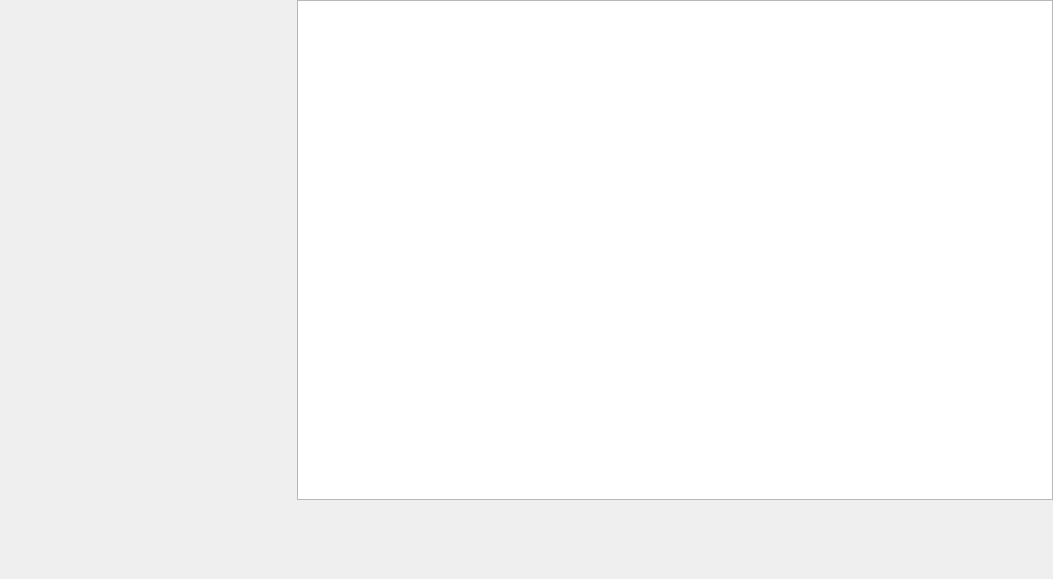
<?xml version="1.0" encoding="UTF-8"?>
<ui version="4.0">
 <class>Q_Ericsson_Air_3268_B42_Cal_RX_RF_VGA_Widget</class>
 <widget class="QWidget" name="Q_Ericsson_Air_3268_B42_Cal_RX_RF_VGA_Widget">
  <property name="geometry">
   <rect>
    <x>0</x>
    <y>0</y>
    <width>1053</width>
    <height>579</height>
   </rect>
  </property>
  <property name="windowTitle">
   <string>Form</string>
  </property>
  <layout class="QVBoxLayout" name="verticalLayout" stretch="1">
   <property name="spacing">
    <number>0</number>
   </property>
   <property name="leftMargin">
    <number>0</number>
   </property>
   <property name="topMargin">
    <number>0</number>
   </property>
   <property name="rightMargin">
    <number>0</number>
   </property>
   <property name="bottomMargin">
    <number>0</number>
   </property>
   <item>
    <widget class="QSplitter" name="splitter1">
     <property name="sizePolicy">
      <sizepolicy hsizetype="Expanding" vsizetype="Expanding">
       <horstretch>0</horstretch>
       <verstretch>0</verstretch>
      </sizepolicy>
     </property>
     <property name="orientation">
      <enum>Qt::Horizontal</enum>
     </property>
     <property name="handleWidth">
      <number>1</number>
     </property>
     <widget class="Q_Config_Result_Widget" name="config_result" native="true"/>
     <widget class="QSplitter" name="splitter0">
      <property name="orientation">
       <enum>Qt::Vertical</enum>
      </property>
      <property name="handleWidth">
       <number>1</number>
      </property>
      <widget class="Q_Table_View" name="tableView"/>
      <widget class="QwtPlot" name="plot"/>
     </widget>
    </widget>
   </item>
  </layout>
 </widget>
 <customwidgets>
  <customwidget>
   <class>QwtPlot</class>
   <extends>QFrame</extends>
   <header>qwt_plot.h</header>
   <container>1</container>
  </customwidget>
  <customwidget>
   <class>Q_Table_View</class>
   <extends>QTableView</extends>
   <header>table_view.hpp</header>
  </customwidget>
  <customwidget>
   <class>Q_Config_Result_Widget</class>
   <extends>QWidget</extends>
   <header>config_result.h</header>
   <container>1</container>
  </customwidget>
 </customwidgets>
 <resources/>
 <connections/>
</ui>
